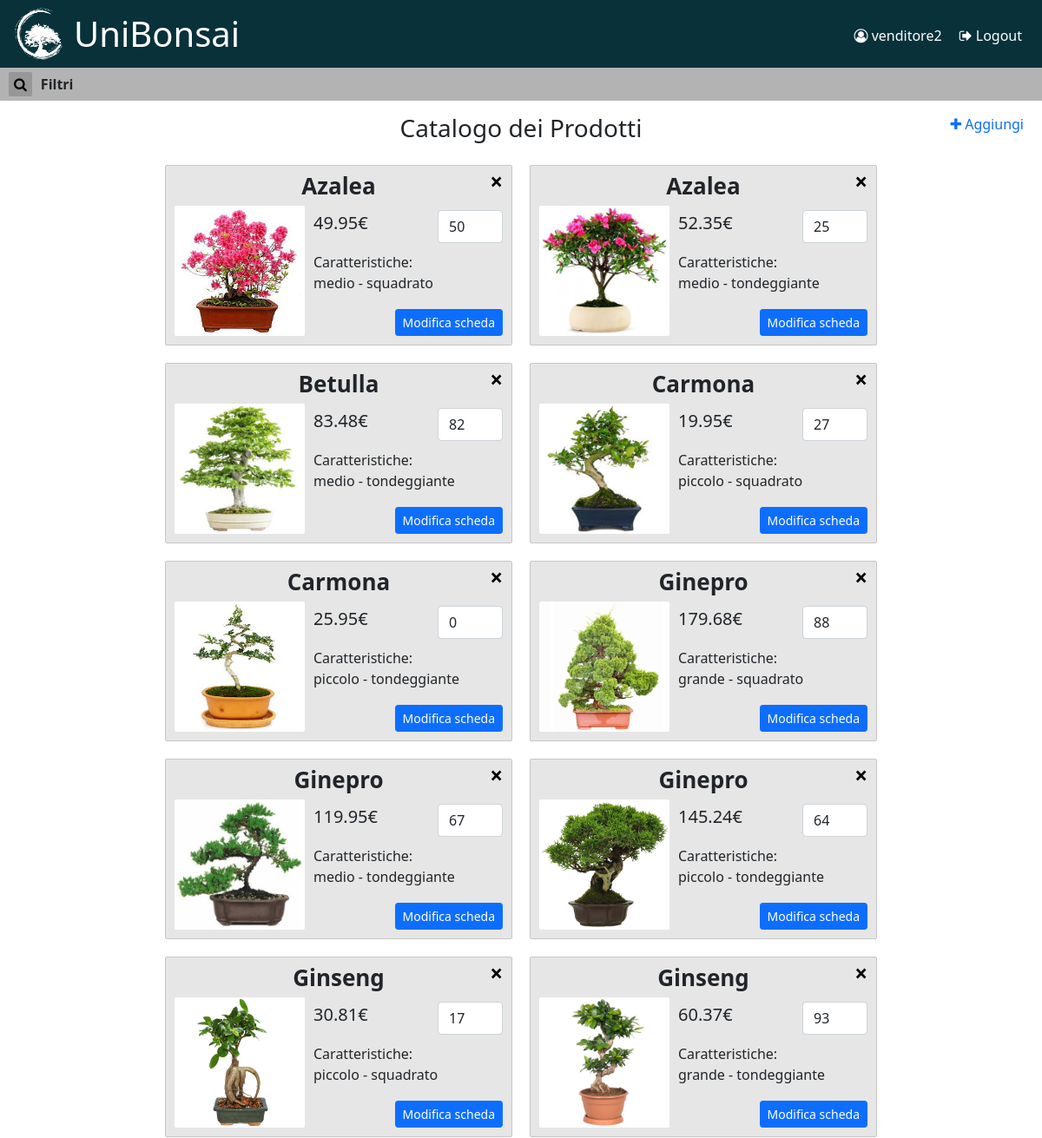
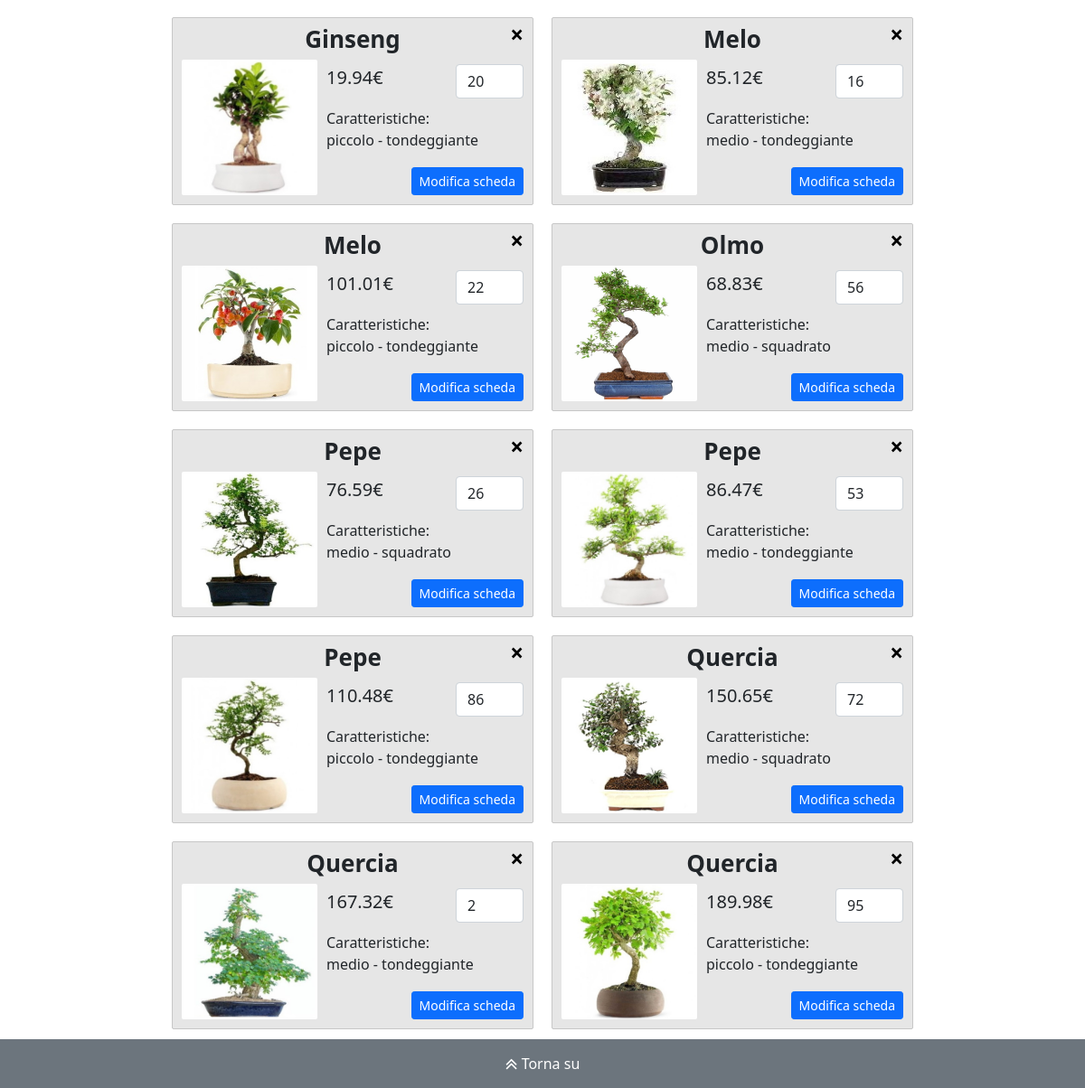
Page /index.php (signed in) on the committed database (2 pictures, top to bottom).
### tables this page shows
CREATE TABLE `products` (
  `id` int(11) NOT NULL,
  `name` varchar(30) NOT NULL,
  `price` float NOT NULL,
  `shape` varchar(20) NOT NULL,
  `size` varchar(10) NOT NULL,
  `availability` int(11) NOT NULL,
  `path` varchar(70) NOT NULL
);

### src/configure.php (called while the page is built, shortened)
<?php
require "./src/database/DB.class.php";
$db = new DB();
function get_include_contents(string $file) {
	if (is_file($file)) {
		extract($GLOBALS, EXTR_REFS);
		include $file;
		return ob_get_clean();
	}
	throw new ErrorException("$file not found");
}
?>

### index.php (called while the page is built, shortened)
<?php
	require "./src/configure.php";
	$vars["action"] = isset($_SESSION["uid"]) ? ($_REQUEST["action"] ?? "catalogo") : "user";
	if (isset($_SESSION["uid"])) {
		$vars["mode"] = $_REQUEST["mode"] ?? "show";
	} else if (isset($_REQUEST["mode"]) && $_REQUEST["mode"] == "subscribe") {
		$vars["mode"] = "subscribe";
	} else {
		$vars["mode"] = "login";
	}
	if (isset($_SESSION["uid"])) {
		$UID = $_SESSION["uid"];
		$vars["user"] = $db->getUsernameById($UID);
		$vars["isVendor"] = $db->isVendor($UID);
	}
	switch ($vars["action"]) {
		case "catalogo":
			require "./src/catalogo/controller.php";
			break;
	}
	require "./src/templates/template.php";
?>

### src/database/DB.class.php (called while the page is built, shortened)
<?php
class DB {
	private $connection;
	public function __construct() {
		$this->connection = new mysqli("127.0.0.1", "unibonsai", "unibonsai1!", "unibonsai");
	}
	private function query($statement, $vars = [], $types = "") {
		$q = $this->connection->prepare($statement);
		if ($vars && $types)
			$q->bind_param($types, ...$vars);
		$success = $q->execute();
		if ($res = $q->get_result())
			return $res->fetch_all(MYSQLI_ASSOC);
		return $success;
	}
	public function getProducts($ids = null) {
		$query = "SELECT id, name, price, shape, size, availability, path FROM products";
		if ($ids === null) {
			return $this->query($query);
		} else if (empty($ids)) {
			return [];
		} else {
			$query .= " WHERE id IN ". get_in_params($ids);
			return $this->query($query, $ids, str_repeat("i", count($ids))) ?: [];
		}
	}
	public function unreadMessages($userId) {
		$query = "SELECT COUNT(*) as count FROM messages WHERE userId = ? AND isRead = false";
		return $this->query($query, [$userId], "i")[0]["count"] > 0;
	}
}
?>

### src/catalogo/controller.php (called while the page is built, shortened)
<?php
	switch ($vars["mode"]) {
		case "show":
			$vars["products"] = $db->getProducts();
			$content = get_include_contents("./src/catalogo/view.php");
			break;
	}
	$vars["body"] = $content;
?>

### src/catalogo/list.php (the view, shortened to what this page needs)
<div class="product-list">
	<?php foreach ($vars["products"] as $product): ?>
	<?php $av = $product["availability"] ?>
	<div class="product-card">
		<div class="product-title bold">
			<?php if ($vars["isVendor"]): ?>
				<a href="#confirm-delete" class="delete-product" data-bs-toggle="modal"
					id="<?php echo $product["id"] ?>">
					<span>&times;</span>
				</a>
			<?php endif ?>
			<?php echo ucfirst($product["name"]) ?>
		</div>
		<div class="product-body">
			<div class="product-image">
				<img src="<?php echo IMG_PATH.$product["path"] ?>"
					alt="<?php echo $product["name"]."-".$product["size"]."-".$product["shape"] ?>" />
			</div>
			<div class="product-data" id="<?php echo $product["id"] ?>">
				<div class="product-price">
					<span><?php echo $product["price"] ?>&euro;</span>
					<span>
						<?php if ($vars["isVendor"]): ?>
						<input class="form-control availability" type="number" min="0"
							value="<?php echo $av ?>" title="disponibilità" />
						<?php else: ?>
						<input class="form-control add-quantity" type="number" min="1"
							max="<?php echo $av ?>" <?php if (!$av) echo "disabled" ?>
							value="<?php echo $av > 0 ?>" title="disponibilità" />
						<?php endif ?>
					</span>
				</div>
				<div class="product-info">
					<span>Caratteristiche:</span>
					<span><?php echo $product["size"]." - ".$product["shape"] ?></span>
				</div>
				<div class="product-buy">
					<?php if ($vars["isVendor"]): ?>
					<a href="?action=catalogo&mode=update&id=<?php echo $product["id"] ?>"
						class="btn btn-primary btn-sm" title="modifica">Modifica scheda</a>
					<?php endif ?>
				</div>
			</div>
		</div>
	</div>
	<?php endforeach ?>
</div>

### src/catalogo/view.php (shortened to what this page needs)
<?php echo get_include_contents("./src/templates/header.php") ?>
<main>
	<div id="filter">
		<div>
			<button title="Filtri" class="icon" id="search-button"><span class="fa fa-search"></span></button>
		</div>
		<div>
			<span class="bold">Filtri</span>
		</div>
	</div>
	<section>
		<div id="sec-header">
			<h3>Catalogo dei Prodotti</h3>
			<div>
				<?php if($vars["isVendor"]): ?>
				<a href="?action=catalogo&mode=add" id="add" title="Aggiungi">
					<span class="fa fa-plus"></span>
				</a>
				<?php endif ?>
			</div>
		</div>
		<?php echo get_include_contents("./src/catalogo/list.php") ?>
	</section>
</main>

### src/templates/header.php (shortened to what this page needs)
<?php $vars["unread"] = $db->unreadMessages($UID) ?>
<header>
	<nav class="flex-container">
		<div class="flex-1">
			<img id="logo-img" src="./img/logo-bianco.png" alt="">
			<h1><a href="index.php" title="home">UniBonsai</a></h1>
		</div>
		<div class="flex-2">
			<ul id="menu">
				<li>
					<a href="?action=user&mode=profile" title="profilo">
						<span class="fa fa-user-circle-o"></span> <?php echo $vars["user"]?>
					</a>
				</li>
				<li>
					<a href="?action=user&mode=logout" title="logout">
						<span class="fa fa-sign-out"></span> Logout
					</a>
				</li>
			</ul>
		</div>
	</nav>
</header>

### src/templates/template.php (shortened to what this page needs)
<!DOCTYPE html>
<html lang="it">
<head>
	<link rel="stylesheet" href="./style/style.css" />
	<link rel="stylesheet" href="./style/navbar.css" />
	<link rel="stylesheet" href="./style/sidebar.css" />
	<link rel="stylesheet" href="./style/main.css" />
	<link rel="stylesheet" href="./style/animation.css" />
	<link rel="stylesheet" href="https://cdn.jsdelivr.net/npm/bootstrap@5.1.3/dist/css/bootstrap.min.css" />
	<link rel="stylesheet" href="https://cdnjs.cloudflare.com/ajax/libs/font-awesome/4.7.0/css/font-awesome.min.css">
</head>
<body>
	<?php echo $vars["body"] ?>
<footer>
	<div class="text-center bg-secondary">
		<a href="#top" title="Torna ad inizio pagina">
			<span class="fa fa-angle-double-up fa-lg"></span> Torna su
		</a>
	</div>
</footer>
</body>
</html>

### style/style.css (style rules this page uses)
body { position: relative; min-height: 100vh; }
footer { position: absolute; left: 0; bottom: 0; width: 100%; text-align: center; }
footer > div { padding: 15px 0; }
a { text-decoration: none !important; }
h1 { margin: 0 !important; }
button.icon { margin: 0; padding: 0; border: none; background-color: inherit; }
.bold { font-weight: bold; }

### style/navbar.css (style rules this page uses)
header { background-color: #08313a; padding: 7px 15px; text-align: center; }
header a, header a:hover, footer a { color: white; }
nav li a, footer a { padding: 5px 8px; border-radius: 2px; }
img#logo-img { display: none; }
ul#menu li { display: inline; }
ul#menu { margin: 0; padding: 0; display: none; }
nav.flex-container { padding: 0; display: flex; flex-direction: column; vertical-align: middle; }
div.flex-1 { flex: 100%; display: flex; align-items: center; justify-content: space-between; }
div.flex-2 { flex: 100%; display: flex; justify-content: center; padding-top: 4px; }
@media screen and (min-width: 768px) { nav { padding: 5px; } }
@media screen and (min-width: 768px) { img#logo-img { display: block; width: 60px; margin: 2px 10px 2px 0; } }
@media screen and (min-width: 768px) { ul#menu { display: block !important; text-align: right; } }
@media screen and (min-width: 768px) { nav.flex-container { flex-direction: row; } }
@media screen and (min-width: 768px) { div.flex-1 { flex: 55%; align-items: center; justify-content: start; } }
@media screen and (min-width: 768px) { div.flex-2 { flex: 45%; align-items: center; justify-content: flex-end; } }

### style/main.css (style rules this page uses)
main { padding-bottom: 55px; }
div#filter { padding: 5px 10px; background-color: rgba(151, 151, 151, 0.726); display: grid; grid-template-columns: min-content auto; align-items: center; }
div#filter button { margin-right: 10px; padding: 2px 6px; border-radius: 2px; color: black; background-color: rgba(151, 151, 151); }
div#filter > div { white-space: nowrap; overflow-y: scroll; -ms-overflow-style: none; scrollbar-width: none; }
div#sec-header { position: relative; text-align: center; }
div#sec-header div { position: absolute; top: 15px; right: 15px; }
div#sec-header a { border-radius: 2px; padding: 4px 6px; }
main section h3, main section h2 { text-align: center; margin: 0; padding: 15px 0; }
.product-list { width: 100%; }
.bold { font-weight: bold; }
.product-card { padding: 10px; margin: 10px; width: calc(100% - 20px); background-color: rgba(199, 199, 199, 0.452); border-radius: 2px; border: solid 1px rgba(199, 199, 199); }
.product-title { margin-bottom: 10px; text-align: center; font-size: 26px; line-height: 26px; position: relative; }
.product-body { display: flex; }
.product-image { margin-right: 10px; flex-basis: 150px; height: 150px; }
.product-image img { width: 100%; height: 100%; object-fit: scale-down; border-radius: 2px; }
.product-data { flex: calc(100% - 160px); display: flex; flex-direction: column; }
.product-price, .product-buy { flex-grow: 0; }
.product-info { padding-top: 10px; flex-grow: 1; }
.product-info span { display: block; }
.product-info span:nth-child(2) { font-weight: 500; }
.product-buy { display: flex; justify-content: space-between; align-items: flex-end; }
.product-price input { width: 75px; }
.product-price { padding-top: 5px; display: flex; justify-content: space-between; font-size: 20px; font-weight: 500; }
.delete-product { position: absolute; right: 0; top: -5px; color: black; }
@media screen and (min-width: 768px) { .product-list { display: inline-flex; flex-wrap: wrap; justify-content: center; } }
@media screen and (min-width: 768px) { .product-card { max-width: 400px; } }
@media screen and (min-width: 768px) { div#sec-header a { right: 20px; } }
@media screen and (min-width: 768px) { a#add:after { content: " Aggiungi"; } }

### rows in the picture
products: name "Azalea", path (picture), price "49.95", availability "50", size "medio", shape "squadrato"
products: name "Azalea", path (picture), price "52.35", availability "25", size "medio", shape "tondeggiante"
products: name "Betulla", path (picture), price "83.48", availability "82", size "medio", shape "tondeggiante"
products: name "Carmona", path (picture), price "19.95", availability "27", size "piccolo", shape "squadrato"
products: name "Carmona", path (picture), price "25.95", availability "0", size "piccolo", shape "tondeggiante"
products: name "Ginepro", path (picture), price "179.68", availability "88", size "grande", shape "squadrato"
products: name "Ginepro", path (picture), price "119.95", availability "67", size "medio", shape "tondeggiante"
products: name "Ginepro", path (picture), price "145.24", availability "64", size "piccolo", shape "tondeggiante"
products: name "Ginseng", path (picture), price "30.81", availability "17", size "piccolo", shape "squadrato"
products: name "Ginseng", path (picture), price "60.37", availability "93", size "grande", shape "tondeggiante"
products: name "Ginseng", path (picture), price "19.94", availability "20", size "piccolo", shape "tondeggiante"
products: name "Melo", path (picture), price "85.12", availability "16", size "medio", shape "tondeggiante"
products: name "Melo", path (picture), price "101.01", availability "22", size "piccolo", shape "tondeggiante"
products: name "Olmo", path (picture), price "68.83", availability "56", size "medio", shape "squadrato"
products: name "Pepe", path (picture), price "76.59", availability "26", size "medio", shape "squadrato"
products: name "Pepe", path (picture), price "86.47", availability "53", size "medio", shape "tondeggiante"
products: name "Pepe", path (picture), price "110.48", availability "86", size "piccolo", shape "tondeggiante"
products: name "Quercia", path (picture), price "150.65", availability "72", size "medio", shape "squadrato"
products: name "Quercia", path (picture), price "167.32", availability "2", size "medio", shape "tondeggiante"
products: name "Quercia", path (picture), price "189.98", availability "95", size "piccolo", shape "tondeggiante"

### other values in the picture
$vars["user"] "venditore2"
